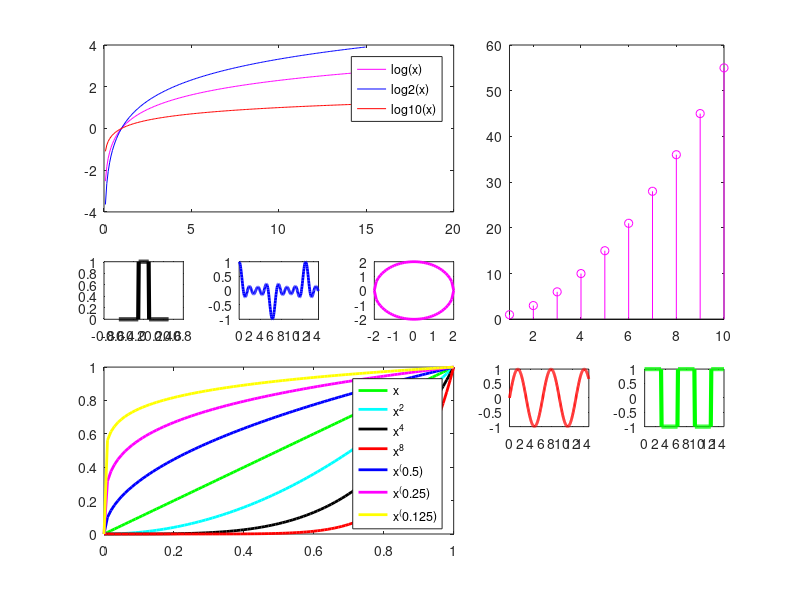

Reproduce this figure in MATLAB. (Note: this script raises an error after producing the figure.)
%% log functions
x=0:0.08:15;
y1=log(x);
y2=log2(x);
y3=log10(x);
subplot(5,5,[1 2 3 6 7 8])
plot(x,y1,'m')
hold on;
plot(x,y2,'b');
plot(x,y3,'r');
set(gca,'color',[0 1 1]);
legend('log(x)','log2(x)','log10(x)');
%%
%rectpuls
x2=(-0.5):0.01:0.5;
z2=rectpuls(x2,0.2);
subplot(5,5,11);
plot(x2,z2,'k','LineWidth',3);
%%
%diric wave
x3=0:2*pi/100:15;
z3=diric(x3,8);
subplot(5,5,12);
plot(x3,z3,'b','LineWidth',2);
axis([0 15 -1 1])
%%
%circle
x4=-2:0.1:2;%circle equation with zero origin and radius=2 x^2+y^2=r^2
z41=sqrt(4-power(x4,2));
z42=-sqrt(4-power(x4,2));
subplot(5,5,13);
plot(x4,z41,'m','LineWidth',2);%positive part
hold on;
plot(x4,z42,'m','LineWidth',2);%negative part
axis([-2 2 -2 2])%xstart xed ystart yend
%%
%triangular number
x5=1:1:10;
z5=(x5.^2+x5)/2;%[(n*(n+1))/2]=[(n^2+n)/2] the first one will cause error because of matrix multiplication rules
subplot(5,5,[4 5 9 10 14 15]);
stem(x5,z5,'m');
axis([1 10 0 60])
%%
%x power n
x6=0:0.01:1;
z61=x6;
z62=power(x6,2);
z63=power(x6,4);
z64=power(x6,8);
z65=power(x6,0.5);
z66=power(x6,0.25);
z67=power(x6,0.125);
subplot(5,5,[16 17 18 21 22]);
plot(x6,z61,'g','LineWidth',2);
hold on;
plot(x6,z62,'c','LineWidth',2);
plot(x6,z63,'k','LineWidth',2);
plot(x6,z64,'r','LineWidth',2);
plot(x6,z65,'b','LineWidth',2);
plot(x6,z66,'m','LineWidth',2);
plot(x6,z67,'y','LineWidth',2);
legend('x','x^2','x^4','x^8','x^(0.5)','x^(0.25)','x^(0.125)');
%%
%sin wave
x7=0:pi/100:15;
z7=sin(x7);
subplot(5,5,19);
plot(x7,z7,'r','LineWidth',2);
axis([0 15 -1 1])
%%
%square wave
x8=0:0.1:15;
z8=square(x8);
subplot(5,5,20);
plot(x8,z8,'g','LineWidth',3);
axis([0 15 -1 1])
%%
%tripuls wave
x9=-0.5:0.01:0.5;
z9=triangularPulse(2*x9);%tripulse is betwen -1 and 1 mul x9 by two two shrink the shape to be between -0.5 and 0.5
subplot(5,5,24);
plot(x9,z9,'m','LineWidth',2);
axis([-0.5 0.5 0 1])
%%
%sawtooth wave
x10=0:0.1:15;
z10=sawtooth(x10);
subplot(5,5,25);
plot(x10,z10,'y','LineWidth',2);
axis([0 15 -1 1])
%%
set(gcf, 'Position',  [100, 50, 1100, 600])%for window position and size